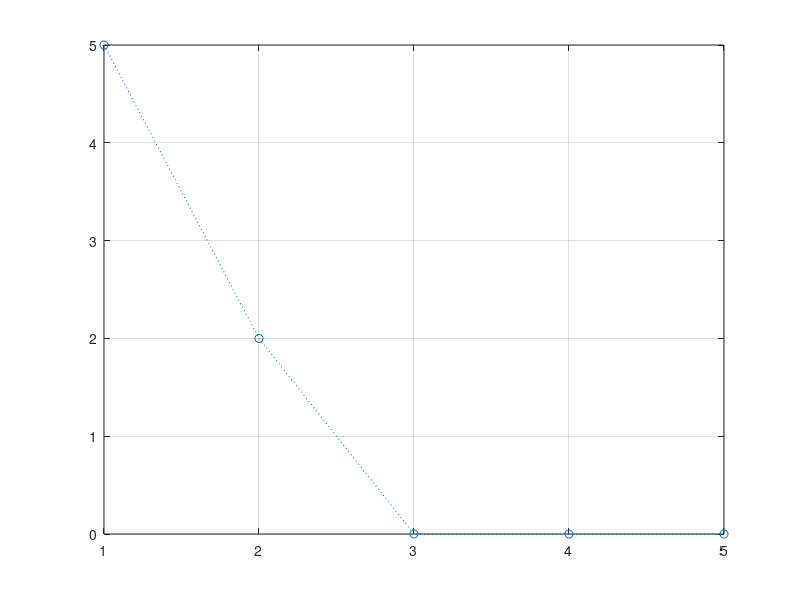

Write the MATLAB code that produced this figure.
clc;
clear;

x = input('Enter seed: ');
n = input('Enter number of randoms: ');

seri = zeros(1, n);
tt = 0;

while tt < n
    tt = tt + 1;
    seri(tt) = x;
    
    s = num2str(x);
    n1 = length(s);
    
    xx = x * x;
    ss = num2str(xx);
    n2 = length(ss);
    
    if n2 < 2 * n1
        for i = 1:(2 * n1 - n2)
            ss = ['0', ss];
        end
    end

    start_idx = floor(n1 / 2) + 1;
    end_idx = floor(3 * n1 / 2);
    
    sss = ss(start_idx : end_idx);
    x = str2double(sss);
end

plot(1:n, seri, ':o')
grid on;
